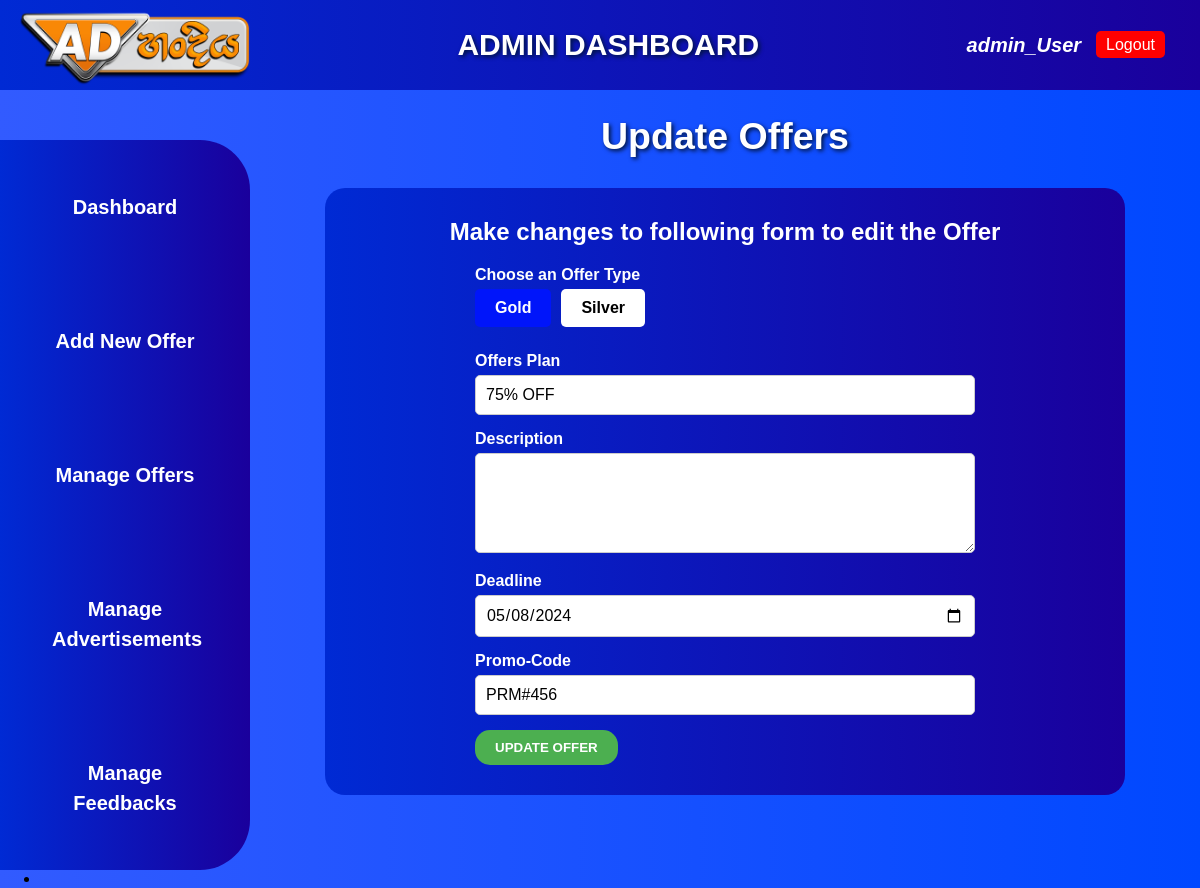
/pages/updateOffers.php?ID=18 (signed in), run on the app's committed database.
### tables this page shows
CREATE TABLE `offers_table` (
  `ID` int(11) NOT NULL,
  `OfferType` varchar(20) NOT NULL,
  `OffersPlan` varchar(20) NOT NULL,
  `Description` varchar(60) NOT NULL,
  `Deadline` date NOT NULL,
  `Promo Code` varchar(10) NOT NULL
);

### pages/updateOffers.php (the view, shortened to what this page needs)
<?php
include '../config/connection.php';
if (isset($_GET['ID'])) {
    $id = $_GET['ID'];
    $getOfferSQL = "SELECT * FROM offers_table WHERE ID=$id";
    $getOffer = $connection->query($getOfferSQL);
    if ($getOffer->num_rows > 0) {
        $row = $getOffer->fetch_assoc();
    }
}
?>
<!DOCTYPE html>
<html lang="en">
<head>
    <link rel="stylesheet" href="../assets/css/updateOffers.css">
</head>
<body>
    <?php
    include '../includes/header.php';
    ?>
    <div class="main-content">
        <?php
        include '../includes/sidebar.php';
        ?>
        <div class="page-content">
            <div class="mOffers-title">
                <h2>Update Offers</h2>
            </div>
            <div class="manage-offers-section">
                <div class="offer-form">
                    <h2>Make changes to following form to edit the Offer</h2>
                    <form method="post" action="updateOffers.php?ID=<?php echo $row['ID']; ?>">
                        <div class="offer-type">
                            <label>Choose an Offer Type</label>
                            <div class="offer-options">
                                <label for="gold">Gold</label>
                                <label for="silver">Silver</label>
                            </div>
                        </div>
                        <div class="form-group">
                            <label for="ad-offers">Offers Plan</label>
                            <input type="text" id="offers-plan" name="offerPlan" required value="<?php echo $row['OffersPlan']; ?>">
                        </div>
                        <div class="form-group">
                            <label for="description">Description</label>
                            <textarea id="description" name="description" required value="<?php echo $row['Description']; ?>"></textarea>
                        </div>
                        <div class="form-group">
                            <label for="deadline">Deadline</label>
                            <input type="date" id="deadline" name="deadline" required value="<?php echo $row['Deadline']; ?>">
                        </div>
                        <div class="form-group">
                            <label for="promocode">Promo-Code</label>
                            <input type="text" id="promocode" name="promocode" required value="<?php echo $row['Promo Code']; ?>">
                        </div>
                        <button type="submit">Update Offer</a></button>
                    </form>
                </div>
            </div>
        </div>
    </div>
    <div class="location-sector">
        <div class="jspats">
            <ul>
                <li><a href="" rel="stylesheet" required></li>
            </ul>
        </div>
    </div>
</body>
</html>

### assets/css/updateOffers.css (style rules this page uses)
* { box-sizing: border-box; font-family: sans-serif; margin: 0%; }
body { margin: 0; font-family: Arial, sans-serif; background: linear-gradient(to right, #325bff, #0048ff); }
.main-content { display: flex; }
.page-content { padding: 20px; justify-content: center; margin: auto; }
.mOffers-title { font-family: sans-serif; text-align: center; font-size: 25px; margin: auto; color: white; text-shadow: 2px 2px 4px #00143c; }
.manage-offers-section { margin-bottom: 50px; margin-top: 20px; }
.offer-form { margin-top: 30px; padding: 30px; background: linear-gradient(to right, #002ad4, #1a009c); border-radius: 20px; color: white; width: 100vh; }
.offer-form h2 { text-align: center; margin-bottom: 10px; }
.offer-form form { max-width: 500px; margin: auto; }
.offer-type { margin-bottom: 20px; margin-top: 20px; }
.offer-type label { display: block; margin-bottom: 5px; font-weight: bold; }
.offer-options { display: flex; }
.offer-options label { display: inline-block; padding: 10px 20px; margin-right: 10px; background-color: #ffffff; color: rgb(0, 0, 0); border-radius: 5px; cursor: pointer; transition: background-color 0.3s ease; }
.offer-options input[type="radio"]:checked + label { background-color: #0015fa; color: #ffffff; }
.form-group { margin-bottom: 15px; }
.form-group label { display: block; margin-bottom: 5px; font-weight: bold; }
.form-group input, .form-group textarea { width: 100%; padding: 10px; border: 1px solid #ccc; border-radius: 5px; font-size: 16px; }
.form-group textarea { height: 100px; }
button[type="submit"] { padding: 10px 20px; border: none; border-radius: 15px; background-color: #4caf50; color: #fff; cursor: pointer; text-transform: uppercase; font-weight: bold; }

### data on the page
offers_table: offerPlan "75% OFF", deadline "05/08/2024", promocode "PRM#456"
